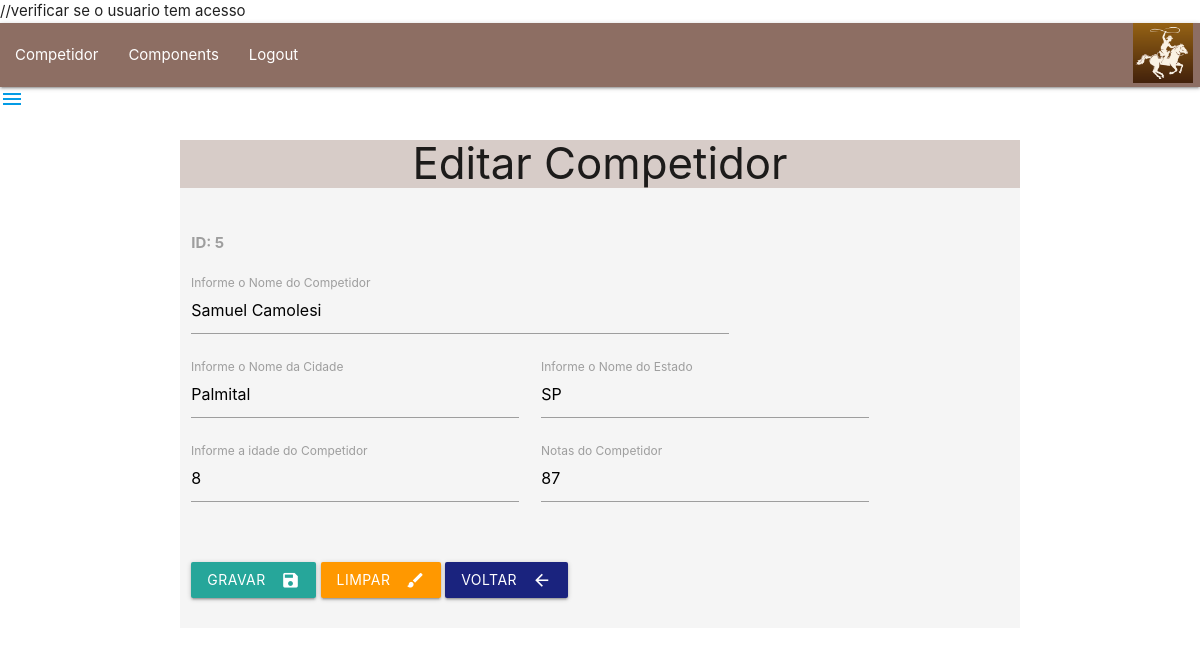
Page /frmEdtCompetidor.php?id=5 (signed in) on the committed database.
### tables this page shows
CREATE TABLE `competidor` (
  `id` int(11) NOT NULL,
  `nome` varchar(35) NOT NULL,
  `cidade` varchar(25) NOT NULL,
  `estado` varchar(2) NOT NULL,
  `idade` int(11) NOT NULL,
  `somanota` float NOT NULL
);

### frmEdtCompetidor.php (the view, shortened to what this page needs)
<?php
    include 'menu.php';
    $id = $_GET['id'];
    $pdo = Conexao::conectar();
    $pdo->setAttribute(PDO::ATTR_ERRMODE, PDO::ERRMODE_EXCEPTION);
    $sql = "SELECT * FROM competidor WHERE id=?;";
    $query = $pdo->prepare($sql);
    $query->execute(array($id));
    $competidor = $query->fetch(PDO::FETCH_ASSOC);
?>
<!DOCTYPE html>
<html lang="pt-br">
<head>
    <link rel="stylesheet" href="https://cdnjs.cloudflare.com/ajax/libs/materialize/1.0.0/css/materialize.min.css">
</head>
<body>
    <div class="container grey lighten-4 col s12">
        <div class="brown lighten-4 col s12">
            <h3 class="align center">Editar Competidor</h3>
        </div>
        <div class="row">
            <form action="edtCompetidor.php" method="POST" id="frmEdtCompetidor" class="col s12">
                <div class="input-field col s8">
                    <label for="lblID"><B>ID: <?php echo $id?></b></label>
                </div>
                <br/> <br/> <br/>
                <div class="input-field col s8">
                    <label for="lblNome">Informe o Nome do Competidor</label>
                    <input type="text" class="form-control" id="txtNome" name="txtNome"
                       value="<?php echo $competidor['nome'];?>">
                </div>
                <div class="input-field col s5">
                    <label for="lblCidade">Informe o Nome da Cidade</label>
                    <input type="text" class="form-control" id="txtCidade" name="txtCidade"
                       value="<?php echo $competidor['cidade'];?>">
                </div>
                <div class="input-field col s5">
                    <label for="lblEstado">Informe o Nome do Estado</label>
                    <input type="text" class="form-control" id="txtEstado" name="txtEstado"
                    value="<?php echo $competidor['estado'];?>">
                </div>
                <div class="input-field col s5">
                    <label for="lblIdade">Informe a idade do Competidor</label>
                    <input type="number" class="form-control" id="txtIdade" name="txtIdade"
                      value="<?php echo $competidor['idade'];?>">
                </div>
                <div class="input-field col s5">
                    <label for="lblSomaNota">Notas do Competidor</label>
                    <input type="number" class="form-control" id="txtNota" name="txtNota"
                    value="<?php echo $competidor['somanota'];?>">
                </div>
                <div class="input-field col s8">
                    <br>
                    <button class="btn waves-effect waves-light" type="submit" name="btnGravar">Gravar
                       <i class="material-icons right">save</i>
                    </button>
                    <button class="btn waves-effect waves-light orange" type="reset" name="btnReset">Limpar
                       <i class="material-icons right">brush</i>
                    </button>
                    <button class="btn waves-effect waves-light indigo darken-4" type="button" name="btnVoltar"
                     onclick="JavaScript:location.href='listarCompetidores.php'" >Voltar
                       <i class="material-icons right">arrow_back</i>
                    </button>
                </div>
            </form>
        </div>
    </div>
</body>
</html>

### rows in the picture
competidor: txtNome "Samuel Camolesi", txtCidade "Palmital", txtEstado "SP", txtIdade "8", txtNota "87"

### other values in the picture
$id "5"
